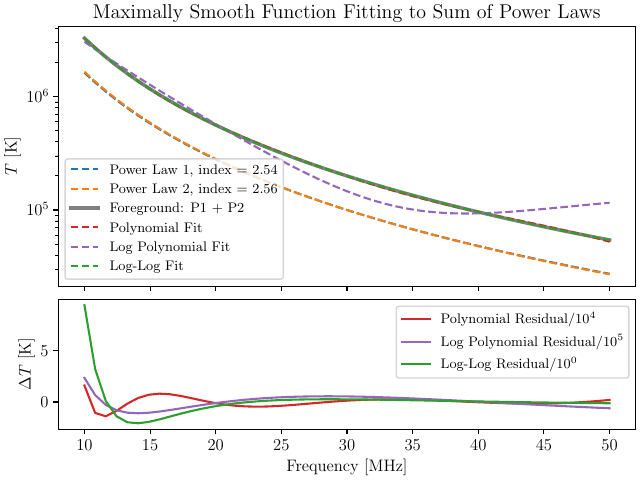

Here is the Python script that generated this plot:
import numpy as np
import matplotlib.pyplot as plt
from maxsmooth.DCF import smooth
from maxsmooth.best_basis import basis_test
from maxsmooth.chidist_plotter import chi_plotter

##---------------------------------------------------------------------------##

# This script produces slightly different results for each run since maxsmooth uses random initialization

f = np.linspace(10, 50)
fn = f / 30
A = 1e5
idx1 = 2.54
idx2 = 2.56

P1 = A * (1 / fn ** idx1)
P2 = A * (1 / fn ** idx2)
P = P1 + P2

# basis_test(f, P, base_dir="./maxsmooth/")


Ppoly = smooth(f, P, 15, model_type="difference_polynomial", base_dir='./maxsmooth/').y_fit
Plogpoly = smooth(f, P, 14, model_type="log_polynomial", base_dir='./maxsmooth/').y_fit
Ploglogpoly = smooth(f, P, 15, model_type="loglog_polynomial", base_dir='./maxsmooth/').y_fit

resPpoly = P - Ppoly
resPlogpoly = P - Plogpoly
resPloglogpoly = P - Ploglogpoly

deltapoly = np.max(np.abs(resPpoly))
deltalogpoly = np.max(np.abs(resPlogpoly))
deltaloglogpoly = np.max(np.abs(resPloglogpoly))

orderpoly = int(np.floor(np.log10(deltapoly)))
orderlogpoly = int(np.floor(np.log10(deltalogpoly)))
orderloglogpoly = int(np.floor(np.log10(deltaloglogpoly)))

##---------------------------------------------------------------------------##

fig, ax = plt.subplots(
    nrows=2,
    sharex=True,
    constrained_layout=True,
    gridspec_kw=dict(height_ratios=[2,1]),
)
cfg = "gray"
cplaw = "C2"
cres = "C2"
ax[0].plot(f, P1, ls="--", lw=1.5, label=f"Power Law 1, index = {idx1}")
ax[0].plot(f, P2, ls="--", lw=1.5, label=f"Power Law 2, index = {idx2}")
ax[0].plot(f, P, c=cfg, lw=2.5, markersize=2 ** 2, label="Foreground: P1 + P2")
ax[0].plot(f, Ppoly, ls="--", lw=1.5, label="Polynomial Fit",c="C3")
ax[0].plot(f, Plogpoly, ls="--", lw=1.5, label="Log Polynomial Fit", c="C4")
ax[0].plot(f, Ploglogpoly, ls="--", lw=1.5, label="Log-Log Fit", c="C2")


ax[1].plot(f, resPpoly/10**orderpoly, lw=1.5, label=rf"Polynomial Residual/$10^{orderpoly}$", c="C3")
ax[1].plot(f, resPlogpoly/10**orderlogpoly, lw=1.5, label=rf"Log Polynomial Residual/$10^{orderlogpoly}$", c="C4")
ax[1].plot(f, resPloglogpoly/10**orderloglogpoly, lw=1.5, label=rf"Log-Log Residual/$10^{orderloglogpoly}$", c="C2")

ax[0].set_title("Maximally Smooth Function Fitting to Sum of Power Laws")
ax[0].set_yscale("log")
ax[0].set_ylabel(r"$T$ [K]")
ax[0].legend(loc="lower left",fontsize="small")

ax[1].set_ylabel(r"$\Delta T$ [K]")
ax[1].legend(loc="upper right",fontsize="small")
ax[1].set_xlabel("Frequency [MHz]")

# ax[2].set_ylabel(r"$\Delta T$ [K]")
# ax[2].legend(loc="upper right",fontsize="small")

print("saving..")
plt.savefig("toy_example.pdf")
plt.show()
